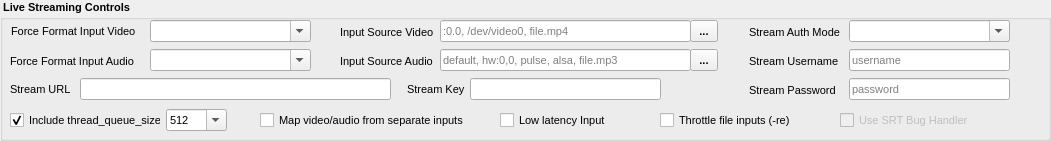
     <widget class="QGroupBox" name="groupStreamControls">
      <property name="geometry">
       <rect>
        <x>10</x>
        <y>50</y>
        <width>1051</width>
        <height>141</height>
       </rect>
      </property>
      <property name="font">
       <font>
        <pointsize>8</pointsize>
        <italic>false</italic>
        <bold>true</bold>
       </font>
      </property>
      <property name="title">
       <string> Live Streaming Controls</string>
      </property>
      <widget class="QLabel" name="l_streamKey">
       <property name="geometry">
        <rect>
         <x>407</x>
         <y>81</y>
         <width>61</width>
         <height>16</height>
        </rect>
       </property>
       <property name="font">
        <font>
         <pointsize>8</pointsize>
         <italic>false</italic>
         <bold>false</bold>
        </font>
       </property>
       <property name="text">
        <string>Stream Key</string>
       </property>
      </widget>
      <widget class="QLabel" name="l_streamRTMPUrl">
       <property name="geometry">
        <rect>
         <x>10</x>
         <y>81</y>
         <width>81</width>
         <height>16</height>
        </rect>
       </property>
       <property name="font">
        <font>
         <pointsize>8</pointsize>
         <italic>false</italic>
         <bold>false</bold>
        </font>
       </property>
       <property name="text">
        <string>Stream URL</string>
       </property>
      </widget>
      <widget class="QLineEdit" name="streamRTMPUrl">
       <property name="geometry">
        <rect>
         <x>80</x>
         <y>78</y>
         <width>311</width>
         <height>22</height>
        </rect>
       </property>
       <property name="font">
        <font>
         <pointsize>8</pointsize>
         <italic>false</italic>
         <bold>false</bold>
        </font>
       </property>
       <property name="toolTip">
        <string>Enter the stream URL here.</string>
       </property>
      </widget>
      <widget class="QLineEdit" name="streamKey">
       <property name="geometry">
        <rect>
         <x>470</x>
         <y>78</y>
         <width>191</width>
         <height>22</height>
        </rect>
       </property>
       <property name="font">
        <font>
         <pointsize>8</pointsize>
         <italic>false</italic>
         <bold>false</bold>
        </font>
       </property>
       <property name="text">
        <string/>
       </property>
      </widget>
      <widget class="QLabel" name="l_ForceFormatInputVideo">
       <property name="geometry">
        <rect>
         <x>11</x>
         <y>23</y>
         <width>141</width>
         <height>16</height>
        </rect>
       </property>
       <property name="font">
        <font>
         <pointsize>8</pointsize>
         <italic>false</italic>
         <bold>false</bold>
        </font>
       </property>
       <property name="text">
        <string>Force Format Input Video</string>
       </property>
      </widget>
      <widget class="QLabel" name="l_ForceFormatInputAudio">
       <property name="geometry">
        <rect>
         <x>10</x>
         <y>53</y>
         <width>141</width>
         <height>16</height>
        </rect>
       </property>
       <property name="font">
        <font>
         <pointsize>8</pointsize>
         <italic>false</italic>
         <bold>false</bold>
        </font>
       </property>
       <property name="text">
        <string>Force Format Input Audio</string>
       </property>
      </widget>
      <widget class="QComboBox" name="ForceFormatInputVideo">
       <property name="geometry">
        <rect>
         <x>150</x>
         <y>20</y>
         <width>161</width>
         <height>22</height>
        </rect>
       </property>
       <property name="font">
        <font>
         <pointsize>8</pointsize>
         <italic>false</italic>
         <bold>false</bold>
        </font>
       </property>
       <property name="editable">
        <bool>true</bool>
       </property>
       <property name="insertPolicy">
        <enum>QComboBox::InsertPolicy::NoInsert</enum>
       </property>
       <item>
        <property name="text">
         <string/>
        </property>
       </item>
       <item>
        <property name="text">
         <string>concat</string>
        </property>
       </item>
       <item>
        <property name="text">
         <string>file</string>
        </property>
       </item>
       <item>
        <property name="text">
         <string>lavfi</string>
        </property>
       </item>
       <item>
        <property name="text">
         <string>mpegts</string>
        </property>
       </item>
       <item>
        <property name="text">
         <string>v4l2</string>
        </property>
       </item>
       <item>
        <property name="text">
         <string>x11grab</string>
        </property>
       </item>
       <item>
        <property name="text">
         <string>xcbgrab</string>
        </property>
       </item>
      </widget>
      <widget class="QComboBox" name="ForceFormatInputAudio">
       <property name="geometry">
        <rect>
         <x>150</x>
         <y>49</y>
         <width>161</width>
         <height>22</height>
        </rect>
       </property>
       <property name="font">
        <font>
         <pointsize>8</pointsize>
         <italic>false</italic>
         <bold>false</bold>
        </font>
       </property>
       <property name="editable">
        <bool>true</bool>
       </property>
       <property name="insertPolicy">
        <enum>QComboBox::InsertPolicy::NoInsert</enum>
       </property>
       <item>
        <property name="text">
         <string/>
        </property>
       </item>
       <item>
        <property name="text">
         <string>alsa</string>
        </property>
       </item>
       <item>
        <property name="text">
         <string>concat</string>
        </property>
       </item>
       <item>
        <property name="text">
         <string>dshow</string>
        </property>
       </item>
       <item>
        <property name="text">
         <string>file</string>
        </property>
       </item>
       <item>
        <property name="text">
         <string>pulse</string>
        </property>
       </item>
      </widget>
      <widget class="QLabel" name="l_streamInputVideo">
       <property name="geometry">
        <rect>
         <x>340</x>
         <y>24</y>
         <width>101</width>
         <height>16</height>
        </rect>
       </property>
       <property name="font">
        <font>
         <pointsize>8</pointsize>
         <italic>false</italic>
         <bold>false</bold>
        </font>
       </property>
       <property name="text">
        <string>Input Source Video</string>
       </property>
      </widget>
      <widget class="QLineEdit" name="streamInputVideo">
       <property name="geometry">
        <rect>
         <x>440</x>
         <y>20</y>
         <width>251</width>
         <height>22</height>
        </rect>
       </property>
       <property name="font">
        <font>
         <pointsize>8</pointsize>
         <italic>false</italic>
         <bold>false</bold>
        </font>
       </property>
       <property name="placeholderText">
        <string>:0.0, /dev/video0, file.mp4</string>
       </property>
      </widget>
      <widget class="QLineEdit" name="streamInputAudio">
       <property name="geometry">
        <rect>
         <x>440</x>
         <y>49</y>
         <width>251</width>
         <height>22</height>
        </rect>
       </property>
       <property name="font">
        <font>
         <pointsize>8</pointsize>
         <italic>false</italic>
         <bold>false</bold>
        </font>
       </property>
       <property name="placeholderText">
        <string>default, hw:0,0, pulse, alsa, file.mp3</string>
       </property>
      </widget>
      <widget class="QLabel" name="l_streamInputAudio">
       <property name="geometry">
        <rect>
         <x>340</x>
         <y>53</y>
         <width>101</width>
         <height>16</height>
        </rect>
       </property>
       <property name="font">
        <font>
         <pointsize>8</pointsize>
         <italic>false</italic>
         <bold>false</bold>
        </font>
       </property>
       <property name="text">
        <string>Input Source Audio</string>
       </property>
      </widget>
      <widget class="QComboBox" name="streamAuthMode">
       <property name="geometry">
        <rect>
         <x>849</x>
         <y>20</y>
         <width>161</width>
         <height>22</height>
        </rect>
       </property>
       <property name="font">
        <font>
         <pointsize>8</pointsize>
         <italic>false</italic>
         <bold>false</bold>
        </font>
       </property>
       <property name="toolTip">
        <string>How to send credentials to the destination.
• url — embed user:pass in the stream URL (e.g., rtmps://user:pass@host/app/key)
• basic — for protocols using auth flags (rare in streaming)
• none — no authentication.</string>
       </property>
       <property name="editable">
        <bool>true</bool>
       </property>
       <item>
        <property name="text">
         <string/>
        </property>
       </item>
       <item>
        <property name="text">
         <string>url</string>
        </property>
       </item>
       <item>
        <property name="text">
         <string>basic</string>
        </property>
       </item>
       <item>
        <property name="text">
         <string>none</string>
        </property>
       </item>
       <item>
        <property name="text">
         <string/>
        </property>
       </item>
       <item>
        <property name="text">
         <string/>
        </property>
       </item>
       <item>
        <property name="text">
         <string/>
        </property>
       </item>
      </widget>
      <widget class="QLabel" name="l_streamAuthMode">
       <property name="geometry">
        <rect>
         <x>749</x>
         <y>24</y>
         <width>101</width>
         <height>16</height>
        </rect>
       </property>
       <property name="font">
        <font>
         <pointsize>8</pointsize>
         <italic>false</italic>
         <bold>false</bold>
        </font>
       </property>
       <property name="text">
        <string>Stream Auth Mode</string>
       </property>
      </widget>
      <widget class="QLabel" name="l_streamUsername">
       <property name="geometry">
        <rect>
         <x>749</x>
         <y>53</y>
         <width>101</width>
         <height>16</height>
        </rect>
       </property>
       <property name="font">
        <font>
         <pointsize>8</pointsize>
         <italic>false</italic>
         <bold>false</bold>
        </font>
       </property>
       <property name="text">
        <string>Stream Username</string>
       </property>
      </widget>
      <widget class="QLineEdit" name="streamUsername">
       <property name="geometry">
        <rect>
         <x>849</x>
         <y>49</y>
         <width>161</width>
         <height>22</height>
        </rect>
       </property>
       <property name="font">
        <font>
         <pointsize>8</pointsize>
         <italic>false</italic>
         <bold>false</bold>
        </font>
       </property>
       <property name="toolTip">
        <string>Username for destination auth (used when mode is ‘url’).</string>
       </property>
       <property name="placeholderText">
        <string>username</string>
       </property>
      </widget>
      <widget class="QLineEdit" name="streamPassword">
       <property name="geometry">
        <rect>
         <x>849</x>
         <y>78</y>
         <width>161</width>
         <height>22</height>
        </rect>
       </property>
       <property name="font">
        <font>
         <pointsize>8</pointsize>
         <italic>false</italic>
         <bold>false</bold>
        </font>
       </property>
       <property name="toolTip">
        <string>Password for destination auth (used when mode is ‘url’)</string>
       </property>
       <property name="inputMethodHints">
        <set>Qt::InputMethodHint::ImhSensitiveData</set>
       </property>
       <property name="maxLength">
        <number>255</number>
       </property>
       <property name="placeholderText">
        <string>password</string>
       </property>
       <property name="clearButtonEnabled">
        <bool>false</bool>
       </property>
      </widget>
      <widget class="QLabel" name="l_streamPassword">
       <property name="geometry">
        <rect>
         <x>749</x>
         <y>82</y>
         <width>101</width>
         <height>16</height>
        </rect>
       </property>
       <property name="font">
        <font>
         <pointsize>8</pointsize>
         <italic>false</italic>
         <bold>false</bold>
        </font>
       </property>
       <property name="text">
        <string>Stream Password</string>
       </property>
      </widget>
      <widget class="QCheckBox" name="checkIncludeTQS">
       <property name="geometry">
        <rect>
         <x>10</x>
         <y>110</y>
         <width>151</width>
         <height>20</height>
        </rect>
       </property>
       <property name="font">
        <font>
         <pointsize>8</pointsize>
         <italic>false</italic>
         <bold>false</bold>
        </font>
       </property>
       <property name="toolTip">
        <string>Add -thread_queue_size to each input (video/audio) to 
smooth live capture. Default: 512.</string>
       </property>
       <property name="text">
        <string>Include thread_queue_size</string>
       </property>
       <property name="checked">
        <bool>true</bool>
       </property>
      </widget>
      <widget class="QCheckBox" name="checkLowLatencyInput">
       <property name="geometry">
        <rect>
         <x>500</x>
         <y>110</y>
         <width>111</width>
         <height>20</height>
        </rect>
       </property>
       <property name="font">
        <font>
         <pointsize>8</pointsize>
         <italic>false</italic>
         <bold>false</bold>
        </font>
       </property>
       <property name="toolTip">
        <string>Reduce input buffering (-fflags nobuffer) on each input. Helps latency; may drop late frames.</string>
       </property>
       <property name="text">
        <string>Low latency Input</string>
       </property>
      </widget>
      <widget class="QCheckBox" name="checkMapAVInputs">
       <property name="geometry">
        <rect>
         <x>260</x>
         <y>110</y>
         <width>211</width>
         <height>20</height>
        </rect>
       </property>
       <property name="font">
        <font>
         <pointsize>8</pointsize>
         <italic>false</italic>
         <bold>false</bold>
        </font>
       </property>
       <property name="toolTip">
        <string>Explicitly map video from the video input and audio from the audio input
(-map 0:v:0 -map 1:a:0). Prevents wrong-source audio.</string>
       </property>
       <property name="text">
        <string>Map video/audio from separate inputs</string>
       </property>
       <property name="checked">
        <bool>false</bool>
       </property>
      </widget>
      <widget class="QComboBox" name="tqsSizeCombo">
       <property name="geometry">
        <rect>
         <x>166</x>
         <y>109</y>
         <width>61</width>
         <height>22</height>
        </rect>
       </property>
       <property name="font">
        <font>
         <pointsize>8</pointsize>
         <italic>false</italic>
         <bold>false</bold>
        </font>
       </property>
       <property name="editable">
        <bool>true</bool>
       </property>
       <item>
        <property name="text">
         <string>512</string>
        </property>
       </item>
       <item>
        <property name="text">
         <string>1024</string>
        </property>
       </item>
       <item>
        <property name="text">
         <string>2048</string>
        </property>
       </item>
       <item>
        <property name="text">
         <string>4096</string>
        </property>
       </item>
       <item>
        <property name="text">
         <string>8192</string>
        </property>
       </item>
       <item>
        <property name="text">
         <string>16384</string>
        </property>
       </item>
      </widget>
      <widget class="QToolButton" name="AddVideoStreamFile">
       <property name="geometry">
        <rect>
         <x>690</x>
         <y>20</y>
         <width>28</width>
         <height>22</height>
        </rect>
       </property>
       <property name="toolTip">
        <string>Choose a file to stream.</string>
       </property>
       <property name="text">
        <string>...</string>
       </property>
      </widget>
      <widget class="QCheckBox" name="checkReadFilesRealTime">
       <property name="geometry">
        <rect>
         <x>660</x>
         <y>110</y>
         <width>141</width>
         <height>20</height>
        </rect>
       </property>
       <property name="font">
        <font>
         <pointsize>8</pointsize>
         <italic>false</italic>
         <bold>false</bold>
        </font>
       </property>
       <property name="toolTip">
        <string>Insert -re before any file inputs so ffmpeg reads them in real time. Not used for live capture.
Should be on when streaming files</string>
       </property>
       <property name="text">
        <string>Throttle file inputs (-re)</string>
       </property>
      </widget>
      <widget class="QToolButton" name="AddAudioStreamFile">
       <property name="geometry">
        <rect>
         <x>690</x>
         <y>49</y>
         <width>28</width>
         <height>22</height>
        </rect>
       </property>
       <property name="toolTip">
        <string>Choose a file to stream.</string>
       </property>
       <property name="text">
        <string>...</string>
       </property>
      </widget>
      <widget class="QCheckBox" name="checkFFmpegSRTBugHandler">
       <property name="enabled">
        <bool>false</bool>
       </property>
       <property name="geometry">
        <rect>
         <x>840</x>
         <y>110</y>
         <width>131</width>
         <height>20</height>
        </rect>
       </property>
       <property name="font">
        <font>
         <pointsize>8</pointsize>
         <italic>false</italic>
         <bold>false</bold>
        </font>
       </property>
       <property name="toolTip">
        <string>Attempts to fix the bug where ffmpeg crashes when caller disconnects.</string>
       </property>
       <property name="text">
        <string>Use SRT Bug Handler</string>
       </property>
      </widget>
     </widget>
